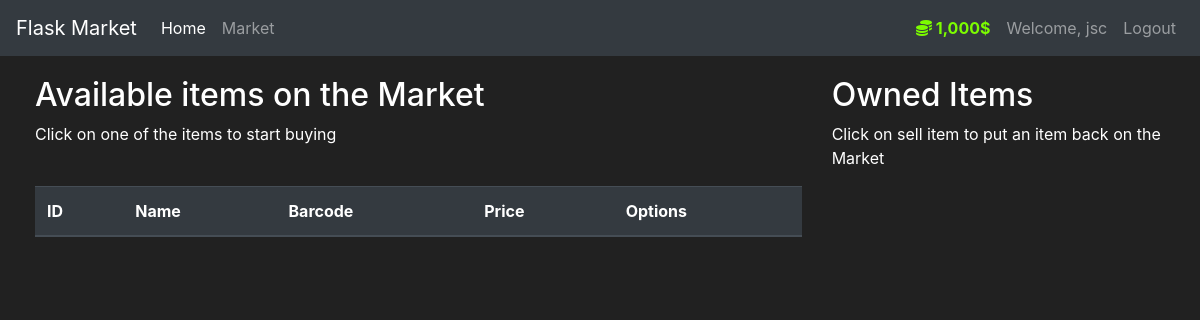
/market (signed in), run on an earlier commit of the app's database.
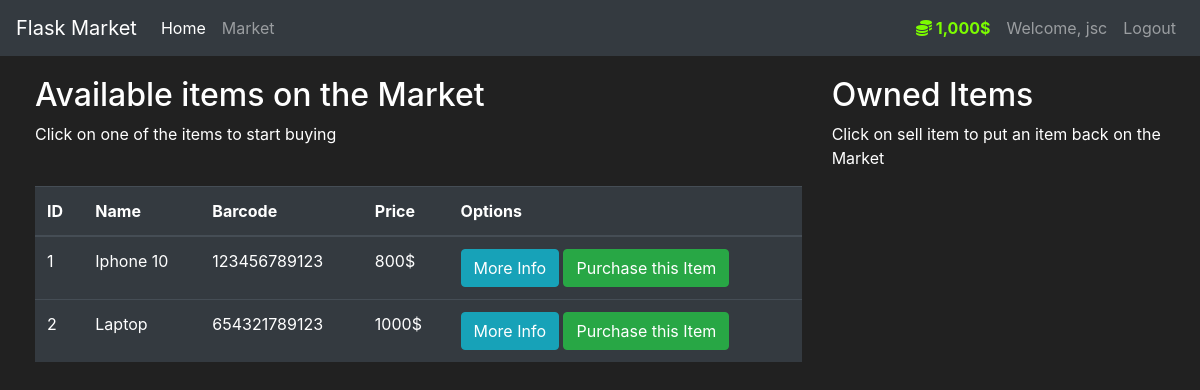
And on a later commit of the database.
### market/models.py (models this page shows, shortened)
class User(db.Model, UserMixin):
    id = db.Column(db.Integer(), primary_key=True)
    username = db.Column(db.String(length=30), nullable=False, unique=True)
    email_address = db.Column(db.String(length=50), nullable=False, unique=True)
    password_hash = db.Column(db.String(length=60), nullable=False)
    budget = db.Column(db.Integer(), nullable=False, default=1000)
    items = db.relationship('Item', backref='owned_user', lazy=True)
    @property
    def prettier_budget(self):
        if len(str(self.budget)) >= 4:
            return f'{str(self.budget)[:-3]},{str(self.budget)[-3:]}$'
        else:
            return f"{self.budget}$"
    @property
    def password(self):
        return self.password

class Item(db.Model):
    id = db.Column(db.Integer(), primary_key=True)
    name = db.Column(db.String(length=30), nullable=False, unique=True)
    price = db.Column(db.Integer(), nullable=False)
    barcode = db.Column(db.String(length=12), nullable=False, unique=True)
    description = db.Column(db.String(length=1024), nullable=False, unique=True)
    owner = db.Column(db.Integer(), db.ForeignKey('user.id'))

### market/routes.py (the view, shortened to what this page needs)
@app.route('/market', methods=['GET', 'POST'])
@login_required
def market_page():
    purchase_form = PurchaseItemForm()
    selling_form = SellItemForm()
    if request.method == "GET":
        items = Item.query.filter_by(owner=None)
        owned_items = Item.query.filter_by(owner=current_user.id)
        return render_template('market.html', items=items, purchase_form=purchase_form, owned_items=owned_items, selling_form=selling_form)

### market/models.py (called while the page is built)
@login_manager.user_loader
def load_user(user_id):
    return User.query.get(int(user_id))

### market/templates/market.html (shortened to what this page needs)
{% extends 'base.html' %}
{% block content %}
<div class="row" style="margin-top:20px; margin-left:20px">
   <div class="col-8">
       <h2>Available items on the Market</h2>
       <p>Click on one of the items to start buying</p>
       <br>
      <table class="table table-hover table-dark">
         <thead>
            <tr>
               <th scope="col">ID</th>
               <th scope="col">Name</th>
               <th scope="col">Barcode</th>
               <th scope="col">Price</th>
               <th scope="col">Options</th>
            </tr>
         </thead>
         <tbody>
            {% for item in items %}
            <tr>
               <td>{{ item.id }}</td>
               <td>{{ item.name }}</td>
               <td>{{ item.barcode }}</td>
               <td>{{ item.price }}$</td>
               <td>
                  <button class="btn btn-outline btn-info" data-toggle="modal" data-target="#Modal-MoreInfo-{{ item.id }}">More Info</button>
                  <button class="btn btn-outline btn-success" data-toggle="modal" data-target="#Modal-PurchaseConfirm-{{ item.id }}">Purchase this Item</button>
               </td>
            </tr>
            {% endfor %}
         </tbody>
      </table>
   </div>
   <div class="col-4">
        <h2>Owned Items</h2>
        <p>Click on sell item to put an item back on the Market</p>
        <br>
   </div>
</div>
{% endblock %}

### market/templates/base.html (shortened to what this page needs)
<!doctype html>
<html lang="en">
   <head>
      <link rel="stylesheet" href="https://cdn.jsdelivr.net/npm/bootstrap@4.5.3/dist/css/bootstrap.min.css">
   </head>
   <body>
    <nav class="navbar navbar-expand-md navbar-dark bg-dark">
      <a class="navbar-brand" href="#">Flask Market</a>
      <div class="collapse navbar-collapse" id="navbarNav">
        <ul class="navbar-nav mr-auto">
            <li class="nav-item active">
                <a class="nav-link" href="{{ url_for('home_page') }}">Home <span class="sr-only">(current)</span></a>
            </li>
            <li class="nav-item">
                <a class="nav-link" href="{{ url_for('market_page') }}">Market</a>
            </li>
        </ul>
          {% if current_user.is_authenticated %}
            <ul class="navbar-nav">
                <li class="nav-item">
                    <a class="nav-link" style="color: lawngreen; font-weight: bold">
                        <i class="fas fa-coins"></i>
                        {{ current_user.prettier_budget }}
                    </a>
                </li>
                <li class="nav-item">
                    <a class="nav-link">Welcome, {{ current_user.username }}</a>
                </li>
                <li class="nav-item">
                    <a class="nav-link" href="{{ url_for('logout_page') }}">Logout</a>
                </li>
            </ul>
          {% endif %}
      </div>
    </nav>
      {% block content %}
      {% endblock %}
   </body>
</html>

### market/templates/base.html (style rules this page uses)
body { background-color: #212121; color: white }

What changed in the data, as far as the page shows it:
now on this page (row edited): Item: id "1", name "Iphone 10", barcode "123456789123", price "800"
now on this page (row edited): Item: id "2", name "Laptop", barcode "654321789123", price "1000"
